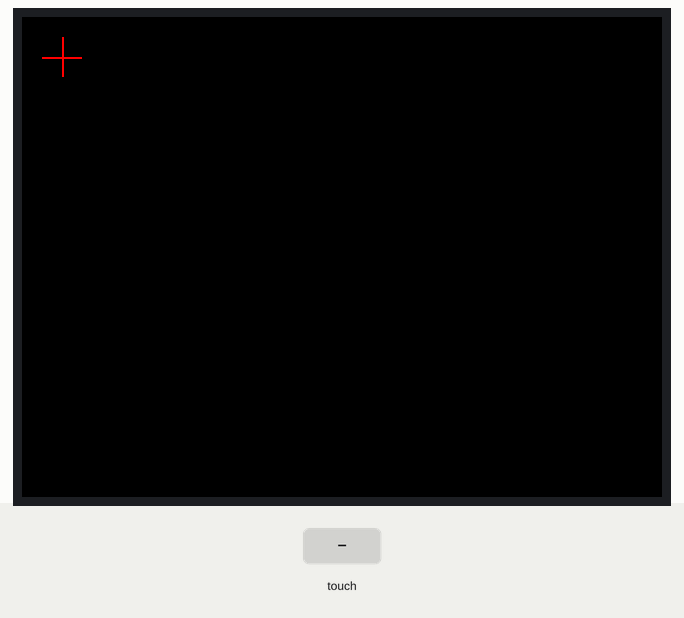
This sketch was run on a simulated Arduino Mega 2560, built with avr-gcc and run on an emulated ATmega2560. On the bench: 320×240 colour display. The inputs (shaded band) are chosen by the test bench. What the sketch prints to the serial monitor is not drawn.

Above: at 1.0 s.
1.1 s: touch panel pressed at 13 % / 10 % of its raw x / y range
At 2.8 s:
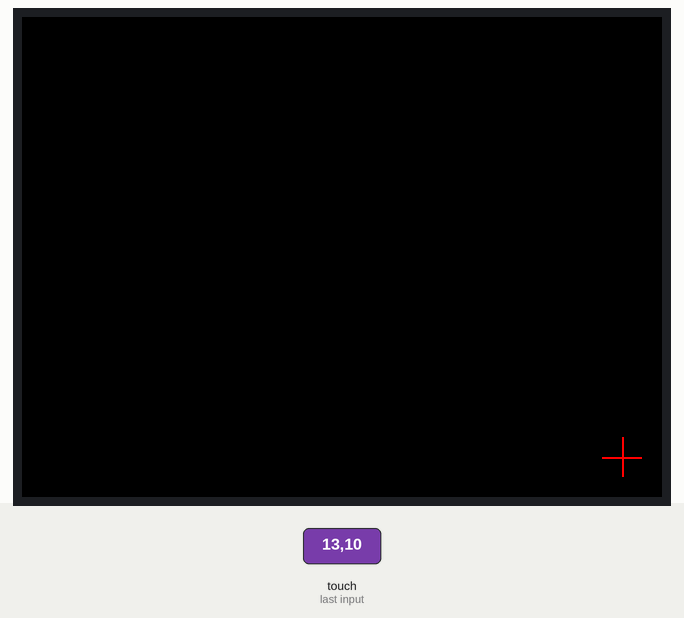
3.1 s: touch panel pressed at 38 % / 10 % of its raw x / y range
At 4.1 s:
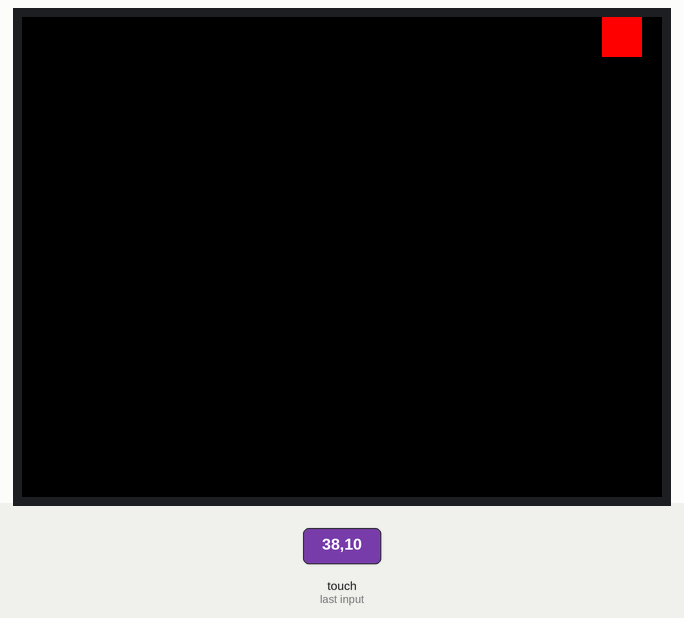
Timing chart, 0 to 6.1 s (numbered marks = the images above; inputs shaded):
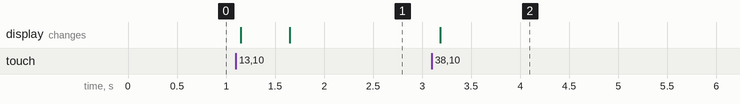

Measured:
- after the input at 1.1 s, the display: first changes after 0.05 s (image 1 shows a later state)
- after the input at 3.1 s, the display: changes after 0.09 s (image 2)

The sketch:

ili9341_xpt2046_touch_calibration.ino
```cpp
#include <SPI.h>
#include <Adafruit_GFX.h>
#include <Adafruit_ILI9341.h>
#include <XPT2046_Touchscreen.h>
#include <stdint.h>

#define TFT_DC 26  // Data/Command digital pin of ILI9341 TFT display
#define TFT_CS 28  // Chip select digital pin of ILI9341 TFT display
#define T_CS 40    // Chip select digital pin of the resitive touch screen used with the ILI9341

// dont need to define reset since I have it connected to SPI reset
Adafruit_ILI9341 lcd(TFT_CS, TFT_DC);
XPT2046_Touchscreen ts(T_CS);

float xCalM = 0.0, yCalM = 0.0;  // gradients
float xCalC = 0.0, yCalC = 0.0;  // y axis crossing points

int16_t blockX = 0, blockY = 0;
int8_t blockWidth = 20, blockHeight = 20;

void setup() {
    Serial.begin(9600);
    Serial.println("ILI9341 testing and two-point calibration");

    lcd.begin();
    lcd.setRotation(1);

    ts.begin();
    ts.setRotation(1);

    calibrateTS();
}

void calibrateTS() {
    int16_t x1, y1, x2, y2;
    lcd.fillScreen(ILI9341_BLACK);

    while (ts.touched());  // Prevents false readings

    // Setup two points, whose pixel dimensions we know, to measure the touch screen resistive values (based on https://youtu.be/QZbgPHvLfGw)
    // Xp = mXt + c

    // First point
    lcd.drawFastHLine(10, 20, 20, ILI9341_RED);
    lcd.drawFastVLine(20, 10, 20, ILI9341_RED);

    while (!ts.touched());  // Wait for next touch, the next touch will be used for calibration
    delay(50);

    TS_Point p = ts.getPoint();
    x1 = p.x;
    y1 = p.y;

    lcd.drawFastHLine(10, 20, 20, ILI9341_BLACK);
    lcd.drawFastVLine(20, 10, 20, ILI9341_BLACK);

    delay(500);
    while (ts.touched());  // Wait for touch to end
    lcd.drawFastHLine(lcd.width() - 30, lcd.height() - 20, 20, ILI9341_RED);
    lcd.drawFastVLine(lcd.width() - 20, lcd.height() - 30, 20, ILI9341_RED);

    while (!ts.touched());
    delay(50);

    p = ts.getPoint();
    x2 = p.x;
    y2 = p.y;

    lcd.drawFastHLine(lcd.width() - 30, lcd.height() - 20, 20, ILI9341_BLACK);
    lcd.drawFastVLine(lcd.width() - 20, lcd.height() - 30, 20, ILI9341_BLACK);

    int16_t xDist = lcd.width() - 40;
    int16_t yDist = lcd.height() - 40;

    // translate in form pos = m(x val) + c

    // x
    xCalM = (float)xDist / (float)(x2 - x1);
    xCalC = 20.0 - ((float)x1 * xCalM);

    // y
    yCalM = (float)yDist / (float)(y2 - y1);
    yCalC = 20.0 - ((float)y1 * yCalM);

    Serial.print("x1 = ");
    Serial.print(x1);
    Serial.print(", y1 = ");
    Serial.println(y1);
    Serial.print("x2 = ");
    Serial.print(x2);
    Serial.print(", y2 = ");
    Serial.println(y2);
    Serial.print("xCalM = ");
    Serial.print(xCalM);
    Serial.print(", xCalC = ");
    Serial.println(xCalC);
    Serial.print("yCalM = ");
    Serial.print(yCalM);
    Serial.print(", yCalC = ");
    Serial.println(yCalC);
}

void convertScreenCoords(TS_Point* p) {
    int16_t xCoord = round(p->x * xCalM + xCalC);
    int16_t yCoord = round(p->y * yCalM + yCalC);

    if (xCoord < 0)
        xCoord = 0;
    else if (xCoord >= lcd.width())
        xCoord = lcd.width() - 1;

    if (yCoord < 0)
        yCoord = 0;
    else if (yCoord >= lcd.height())
        yCoord = lcd.height() - 1;
    p->x = xCoord;
    p->y = yCoord;
}

// test method to see if calibration values work (if the block constantly moves to where my finger is)
void moveBlock() {
    int16_t newBlockX, newBlockY;
    if (ts.touched()) {
        TS_Point p = ts.getPoint();
        convertScreenCoords(&p);

        newBlockX = p.x - (blockWidth / 2);
        newBlockY = p.y - (blockHeight / 2);

        if (newBlockX < 0)
            newBlockX = 0;
        else if (newBlockX >= lcd.width() - blockWidth)
            newBlockX = lcd.width() - 1 - blockWidth;

        if (newBlockY < 0)
            newBlockY = 0;
        else if (newBlockY >= lcd.height() - blockHeight)
            newBlockY = lcd.height() - 1 - blockHeight;
    }

    if (abs(newBlockX - blockX) > 2 || abs(newBlockY - blockY) > 2) {
        lcd.fillRect(blockX, blockY, blockWidth, blockHeight, ILI9341_BLACK);
        blockX = newBlockX;
        blockY = newBlockY;
        lcd.fillRect(blockX, blockY, blockWidth, blockHeight, ILI9341_RED);
    }
}

void loop() {
    if (ts.touched()) {
        moveBlock();
    }
}
```

lookup_gen_test.c
```cpp
#include <stdio.h>
#include <math.h>
#include <stdint.h>

#define LOOKUP_SIZE 256

uint16_t lut[LOOKUP_SIZE];

//int test = (int)(1023.0 * sin(2 * M_PI* (float)i/LOOKUP_SIZE)*2047.0);

int main(void) {
	printf("uint16_t sine_lut[LOOKUP_SIZE] = {");
	for (int i = 0; i < LOOKUP_SIZE; i++) {
		lut[i] = (uint16_t)(2047.0 * (sin(2.f * M_PI * (float)i / LOOKUP_SIZE) + 1.f));
		printf("%d,", lut[i]);
	}
	printf("};\n\n");

	// used to more easily see value stored at specific index of lookup table
	// to confirm if correct
	int in = 0;
	char esc = 'x';
	do {
	    printf("value at index (x to escape): ");
	    scanf("%d", &in);
	    printf("%d\n", lut[in]);
	} while (getchar() != esc);
	return 0;
}
```
